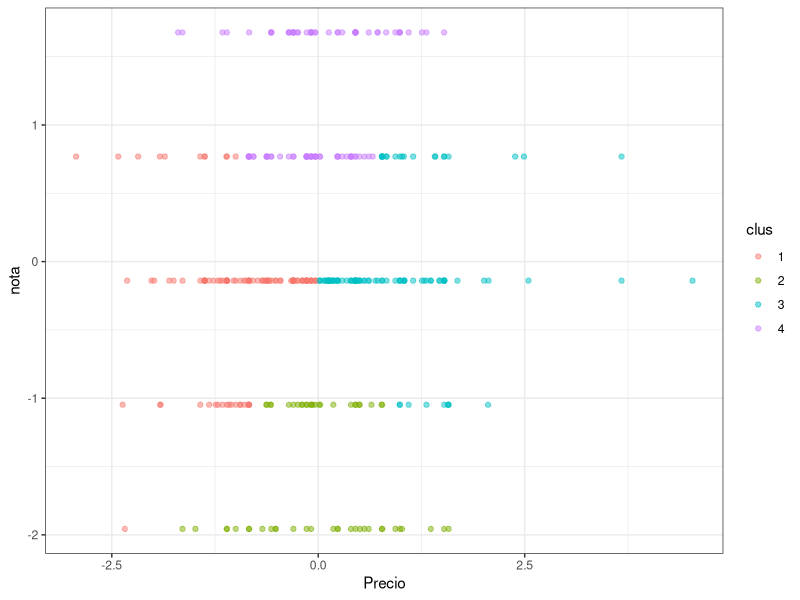
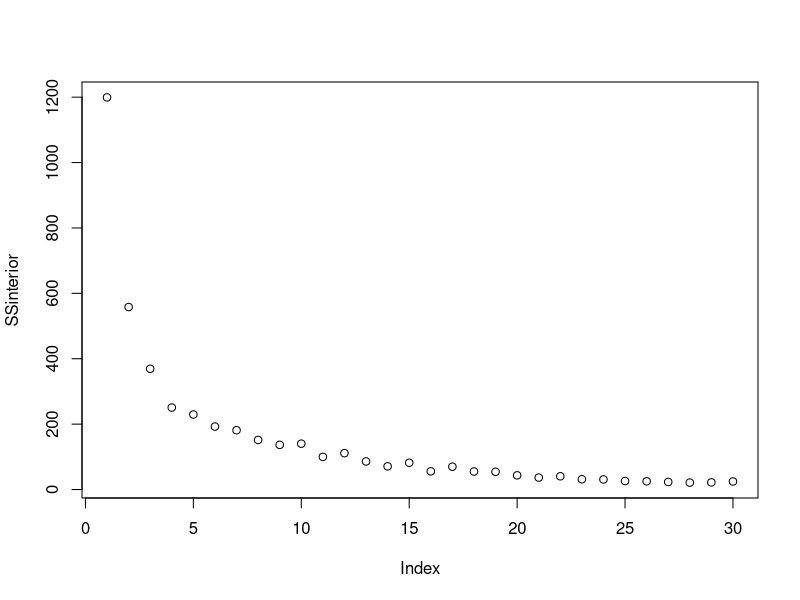
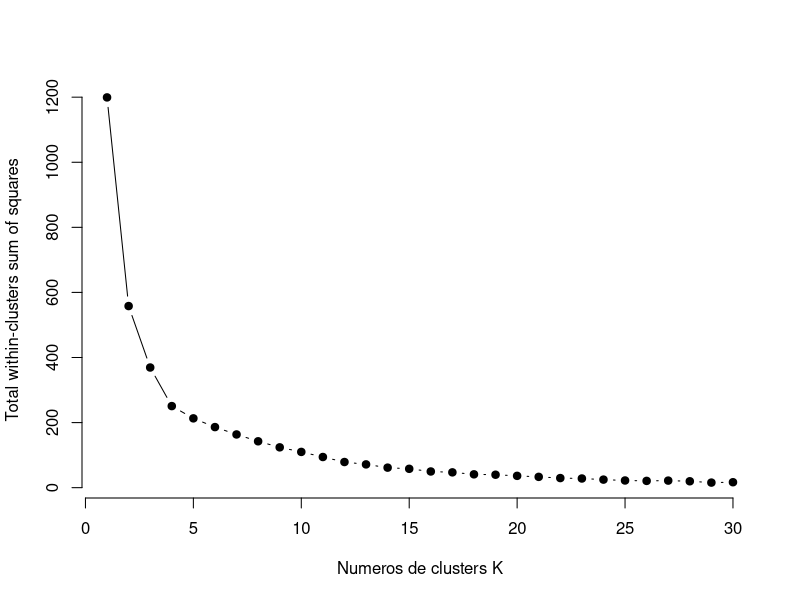
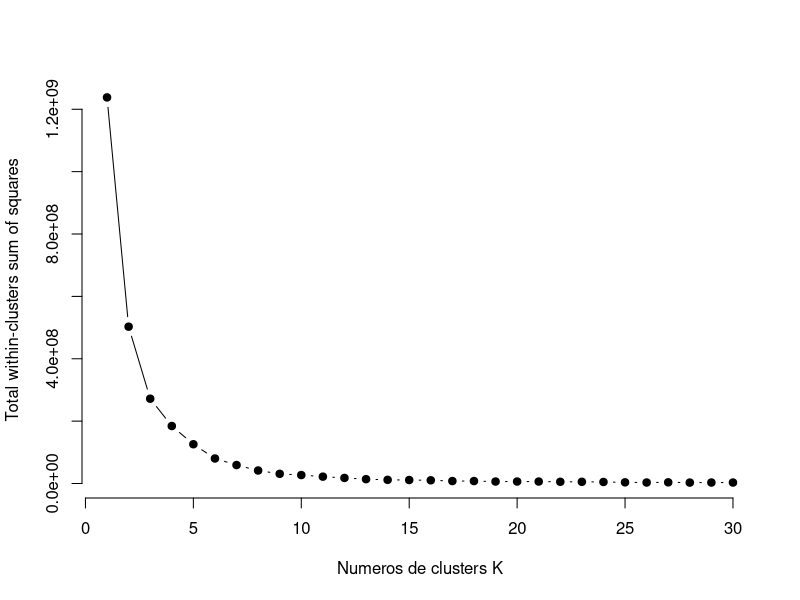
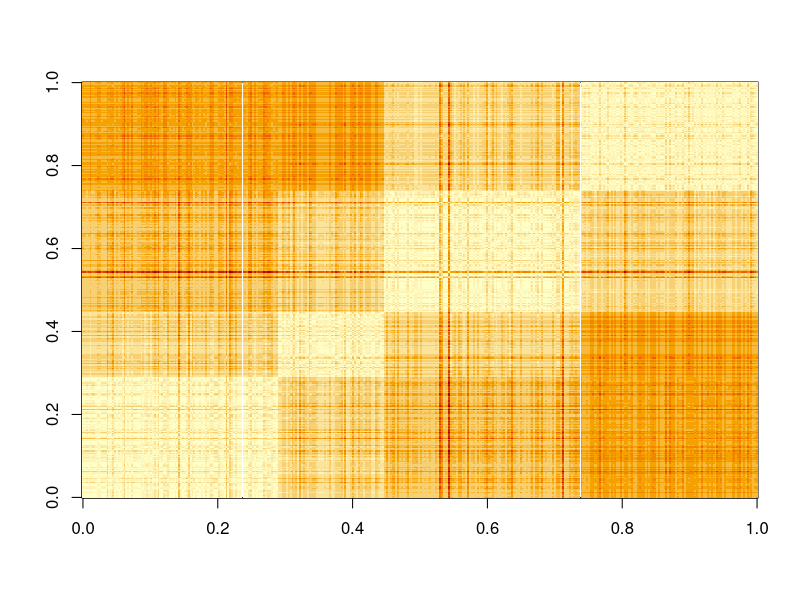

The R script that drew these images, in order:
## ---- chunk 1
knitr::opts_chunk$set(echo = TRUE)
## ---- chunk 2
library(tidyverse)
## ---- chunk 3
setwd('/Users/amara/Documents/GitHub/Actividades-Ayudantias/Ayudantia 5')
Sanguchez <- read.csv("sanguchez.csv", sep=';')
## ---- chunk 4
head(Sanguchez)
## ---- chunk 5
summary(Sanguchez)

## ---- chunk 6
Sanguchez = na.omit(Sanguchez)
Sanguchez <- filter(Sanguchez, str_detect(Sanguchez$Precio,"\\$")==T)

Sanguchez$Precio = str_replace_all(Sanguchez$Precio, "^ ", "")
Sanguchez$Precio = str_replace_all(Sanguchez$Precio, " $", "")

attach(Sanguchez)

Sanguchez <- filter(Sanguchez, str_count(Precio, "\\$")==1 &  str_count(Precio," ")==0)

attach(Sanguchez)

Sanguchez$Precio = str_replace_all(Sanguchez$Precio, "\\$", "")
Sanguchez$Precio = str_replace_all(Sanguchez$Precio, "\\.", "")

Sanguchez$Precio = as.integer(Sanguchez$Precio) 
## ---- chunk 7
Sanguchez$nota <-as.numeric(Sanguchez$nota)

datanumerica <- Sanguchez[,colnames(Sanguchez) %in% c("Precio","nota")]

dataescalada = scale(datanumerica) %>% as_tibble()

dataescalada %>% summary()

## ---- chunk 8
modelokmeans <- kmeans(dataescalada, centers = 4)
modelokmeans2 <- kmeans(datanumerica, centers = 4)

dataescalada$clus <- modelokmeans$cluster %>% as.factor()
datanumerica$clus <- modelokmeans2$cluster %>% as.factor()

ggplot(dataescalada, aes(Precio, nota, color=clus)) +
  geom_point(alpha=0.5, show.legend = T) +
  theme_bw()

## ---- chunk 9
infoclus <- modelokmeans$centers
infoclus2 <- modelokmeans2$centers

infoclus
## ---- chunk 10
infoclus2
## ---- chunk 11
SSinterior <- numeric(30)

for(k in 1:30){
  modelo <- kmeans(dataescalada, centers = k)
  SSinterior[k] <- modelo$tot.withinss
}

plot(SSinterior)
## ---- chunk 12

k.max <- 30
wss1 <- sapply(1:k.max, 
              function(k){kmeans(dataescalada, k, nstart=50,iter.max = 8)$tot.withinss})
wss2 <- sapply(1:k.max, 
              function(k){kmeans(datanumerica, k, nstart=50,iter.max = 8)$tot.withinss})

## ---- chunk 13
#wss1
plot(1:k.max, wss1,
     type="b", pch = 19, frame = FALSE, 
     xlab="Numeros de clusters K",
     ylab="Total within-clusters sum of squares")
## ---- chunk 14

plot(1:k.max, wss2,
     type="b", pch = 19, frame = FALSE, 
     xlab="Numeros de clusters K",
     ylab="Total within-clusters sum of squares")

## ---- chunk 15
dataescalada$clus <- as.numeric(dataescalada$clus)
datanumerica$clus <- as.numeric(datanumerica$clus)

# uso distancia euclidiana
tempDist <- dist(dataescalada) %>% as.matrix()

#reordeno filas y columnas en base al cluster obtenido
index <- sort(modelokmeans$cluster, index.return=TRUE)
tempDist <- tempDist[index$ix,index$ix]
rownames(tempDist) <- c(1:nrow(dataescalada))
colnames(tempDist) <- c(1:nrow(dataescalada))

image(tempDist)

